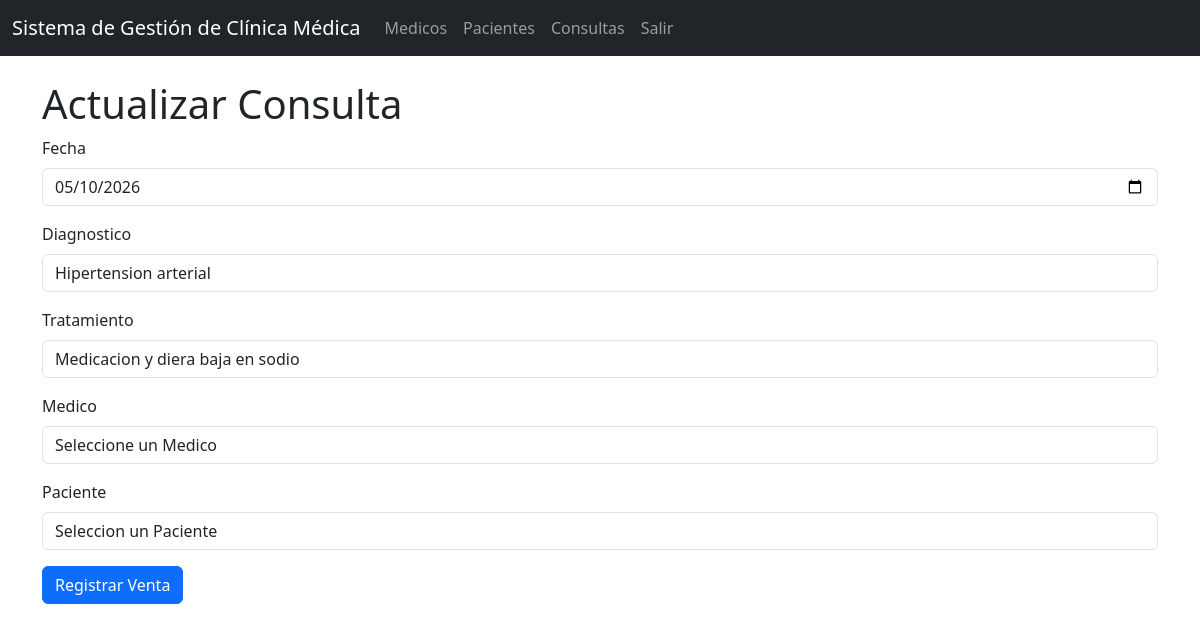
The app's page /consultas/edit/1 with its own data.
### models/Consulta.py (models this page shows, shortened)
class Consulta(db.Model):
    __tablename__ = 'consultas'
    id_consulta = db.Column(db.Integer, primary_key = True)
    fecha = db.Column(db.Date, nullable = False)
    diagnostico = db.Column(db.String(100), nullable = False)
    tratamiento = db.Column(db.String(20), nullable = False)
    id_medico = db.Column(db.Integer, db.ForeignKey('medicos.id_medico'), nullable = False)
    id_paciente = db.Column(db.Integer, db.ForeignKey('pacientes.id_paciente'), nullable = False)
    medico = db.relationship('Medico', back_populates='consultas')
    paciente = db.relationship('Paciente', back_populates='consultas')
    def get_by_id(id_consulta):
        return Consulta.query.get(id_consulta)

### controllers/ConsultaController.py (the view, shortened to what this page needs)
@consulta_bp.route("/edit/<int:id_consulta>", methods=['GET','POST'])
def edit(id_consulta):
    consulta = Consulta.get_by_id(id_consulta)
    medicos = Medico.query.all()
    pacientes = Paciente.query.all()
    return ConsultaView.edit(consulta, medicos, pacientes)

### run.py (called while the page is built)
@app.context_processor
def inject_active_path():
    def is_active(path):
        return 'active' if request.path == path else ''
    return (dict(is_active=is_active))

### views/ConsultaView.py (called while the page is built)
def edit(consulta, medicos, pacientes):
    return render_template('consultas/edit.html', consulta=consulta, medicos=medicos, pacientes=pacientes)

### templates/consultas/edit.html (shortened to what this page needs)
{% extends 'base.html' %}
{% block content %}
<br>
<h1>Actualizar Consulta</h1>
<form action="{{ url_for('consulta.edit', id_consulta=consulta.id_consulta) }}" method="POST">
   <div class="mb-3">
    <label for="" class="form-label">Fecha</label>
    <input type="date" class="form-control" name="fecha" value="{{consulta.fecha}}" required />
  </div>
  <div class="mb-3">
    <label for="" class="form-label">Diagnostico</label>
    <input type="text" class="form-control" name="diagnostico" value="{{consulta.diagnostico}}" required />
  </div>
  <div class="mb-3">
    <label for="" class="form-label">Tratamiento</label>
    <input type="text" class="form-control" name="tratamiento" value="{{consulta.tratamiento}}" required />
  </div>
  <div class="mb-3">
    <label for="" class="form-label">Medico</label>
    <select name="id_medico" class="form-control">
        <option value="">Seleccione un Medico</option>
    </select>
  </div>
  <div class="mb-3">
    <label for="" class="form-label">Paciente</label>
    <select name="id_paciente" class="form-control">
        <option>Seleccion un Paciente</option>
    </select>
  </div>
  <button type="submit" class="btn btn-primary">Registrar Venta</button>
</form>
{% endblock %}

### records on screen
Consulta: fecha "05/10/2026", diagnostico "Hipertension arterial", tratamiento "Medicacion y diera baja en sodio"
